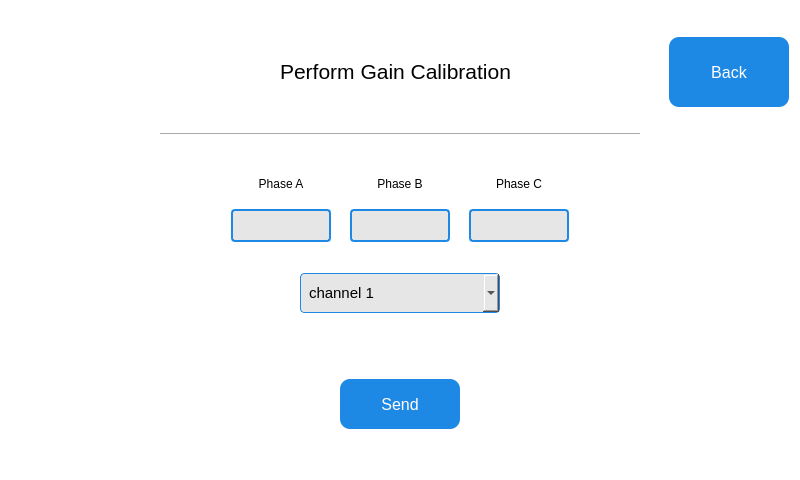
<?xml version="1.0" encoding="UTF-8"?>
<ui version="4.0">
 <class>CalibrationDialog</class>
 <widget class="QWidget" name="CalibrationDialog">
  <property name="geometry">
   <rect>
    <x>0</x>
    <y>0</y>
    <width>800</width>
    <height>480</height>
   </rect>
  </property>
  <property name="maximumSize">
   <size>
    <width>800</width>
    <height>480</height>
   </size>
  </property>
  <property name="windowTitle">
   <string>Calibration</string>
  </property>
  <property name="styleSheet">
   <string notr="true">background-color: rgb(255, 255, 255);</string>
  </property>
  <layout class="QVBoxLayout" name="verticalLayout">
   <property name="spacing">
    <number>9</number>
   </property>
   <property name="topMargin">
    <number>20</number>
   </property>
   <item>
    <layout class="QHBoxLayout" name="horizontalLayout_5">
     <property name="topMargin">
      <number>0</number>
     </property>
     <item>
      <spacer name="horizontalSpacer_6">
       <property name="orientation">
        <enum>Qt::Horizontal</enum>
       </property>
       <property name="sizeType">
        <enum>QSizePolicy::Fixed</enum>
       </property>
       <property name="sizeHint" stdset="0">
        <size>
         <width>220</width>
         <height>20</height>
        </size>
       </property>
      </spacer>
     </item>
     <item>
      <widget class="QLabel" name="mainLabel">
       <property name="font">
        <font>
         <family>Ubuntu</family>
         <pointsize>16</pointsize>
         <bold>false</bold>
         <underline>false</underline>
        </font>
       </property>
       <property name="focusPolicy">
        <enum>Qt::StrongFocus</enum>
       </property>
       <property name="styleSheet">
        <string notr="true"/>
       </property>
       <property name="text">
        <string>Perform Gain Calibration</string>
       </property>
       <property name="alignment">
        <set>Qt::AlignCenter</set>
       </property>
      </widget>
     </item>
     <item>
      <spacer name="horizontalSpacer_5">
       <property name="orientation">
        <enum>Qt::Horizontal</enum>
       </property>
       <property name="sizeType">
        <enum>QSizePolicy::Fixed</enum>
       </property>
       <property name="sizeHint" stdset="0">
        <size>
         <width>100</width>
         <height>20</height>
        </size>
       </property>
      </spacer>
     </item>
     <item>
      <widget class="QPushButton" name="backPushBtn">
       <property name="minimumSize">
        <size>
         <width>120</width>
         <height>70</height>
        </size>
       </property>
       <property name="maximumSize">
        <size>
         <width>120</width>
         <height>70</height>
        </size>
       </property>
       <property name="styleSheet">
        <string notr="true">QPushButton {
    background-color: #1E88E5;   /* Blue */
    color: white;               /* White text */
    border: none;               /* No border line */
    border-radius: 10px;        /* Rounded corners */
    padding: 6px 20px;          /* Spacing inside */
    font-size: 16px;            /* Font size */
}

QPushButton:hover {
    background-color: #1565C0;  /* Darker blue on hover */
}

QPushButton:pressed {
    background-color: #0D47A1;  /* Darkest blue when pressed */
}
QPushButton:focus {
    outline: none;                 /* Remove dotted border */
    background-color: #074475;     /* Brighter blue highlight */
    border: 2px solid black;       /* White glow/border */
}</string>
       </property>
       <property name="text">
        <string>Back</string>
       </property>
      </widget>
     </item>
    </layout>
   </item>
   <item>
    <layout class="QHBoxLayout" name="horizontalLayout_4">
     <property name="topMargin">
      <number>0</number>
     </property>
     <item>
      <widget class="Line" name="line">
       <property name="maximumSize">
        <size>
         <width>480</width>
         <height>16777215</height>
        </size>
       </property>
       <property name="font">
        <font>
         <bold>false</bold>
        </font>
       </property>
       <property name="autoFillBackground">
        <bool>false</bool>
       </property>
       <property name="orientation">
        <enum>Qt::Horizontal</enum>
       </property>
      </widget>
     </item>
    </layout>
   </item>
   <item>
    <layout class="QHBoxLayout" name="horizontalLayout">
     <property name="sizeConstraint">
      <enum>QLayout::SetDefaultConstraint</enum>
     </property>
     <item>
      <spacer name="horizontalSpacer">
       <property name="orientation">
        <enum>Qt::Horizontal</enum>
       </property>
       <property name="sizeHint" stdset="0">
        <size>
         <width>40</width>
         <height>20</height>
        </size>
       </property>
      </spacer>
     </item>
     <item>
      <layout class="QVBoxLayout" name="verticalLayout_2">
       <property name="leftMargin">
        <number>5</number>
       </property>
       <property name="topMargin">
        <number>5</number>
       </property>
       <property name="rightMargin">
        <number>5</number>
       </property>
       <property name="bottomMargin">
        <number>5</number>
       </property>
       <item>
        <widget class="QLabel" name="phase_A_label">
         <property name="sizePolicy">
          <sizepolicy hsizetype="Maximum" vsizetype="Maximum">
           <horstretch>0</horstretch>
           <verstretch>0</verstretch>
          </sizepolicy>
         </property>
         <property name="maximumSize">
          <size>
           <width>100</width>
           <height>33</height>
          </size>
         </property>
         <property name="font">
          <font>
           <family>Ubuntu</family>
          </font>
         </property>
         <property name="lineWidth">
          <number>0</number>
         </property>
         <property name="text">
          <string>Phase A</string>
         </property>
         <property name="alignment">
          <set>Qt::AlignCenter</set>
         </property>
        </widget>
       </item>
       <item>
        <widget class="QLineEdit" name="phase_A_input">
         <property name="sizePolicy">
          <sizepolicy hsizetype="Fixed" vsizetype="Fixed">
           <horstretch>0</horstretch>
           <verstretch>0</verstretch>
          </sizepolicy>
         </property>
         <property name="maximumSize">
          <size>
           <width>100</width>
           <height>33</height>
          </size>
         </property>
         <property name="focusPolicy">
          <enum>Qt::ClickFocus</enum>
         </property>
         <property name="styleSheet">
          <string notr="true">background: #e6e6e6;              /* Light grey box for info rows */
    border: 2px solid #1E88E5;        /* Blue thin border */
    border-radius: 4px;
    padding: 6px 8px;
    font-size: 15px;
    color: black;</string>
         </property>
        </widget>
       </item>
      </layout>
     </item>
     <item>
      <layout class="QVBoxLayout" name="verticalLayout_3">
       <property name="leftMargin">
        <number>5</number>
       </property>
       <property name="topMargin">
        <number>5</number>
       </property>
       <property name="rightMargin">
        <number>5</number>
       </property>
       <property name="bottomMargin">
        <number>5</number>
       </property>
       <item>
        <widget class="QLabel" name="phase_B_label">
         <property name="sizePolicy">
          <sizepolicy hsizetype="Maximum" vsizetype="Maximum">
           <horstretch>0</horstretch>
           <verstretch>0</verstretch>
          </sizepolicy>
         </property>
         <property name="maximumSize">
          <size>
           <width>100</width>
           <height>33</height>
          </size>
         </property>
         <property name="font">
          <font>
           <family>Ubuntu</family>
          </font>
         </property>
         <property name="text">
          <string>Phase B</string>
         </property>
         <property name="alignment">
          <set>Qt::AlignCenter</set>
         </property>
        </widget>
       </item>
       <item>
        <widget class="QLineEdit" name="phase_B_input">
         <property name="sizePolicy">
          <sizepolicy hsizetype="Maximum" vsizetype="Fixed">
           <horstretch>0</horstretch>
           <verstretch>0</verstretch>
          </sizepolicy>
         </property>
         <property name="maximumSize">
          <size>
           <width>100</width>
           <height>33</height>
          </size>
         </property>
         <property name="styleSheet">
          <string notr="true">background: #e6e6e6;              /* Light grey box for info rows */
    border: 2px solid #1E88E5;        /* Blue thin border */
    border-radius: 4px;
    padding: 6px 8px;
    font-size: 15px;
    color: black;</string>
         </property>
         <property name="alignment">
          <set>Qt::AlignCenter</set>
         </property>
        </widget>
       </item>
      </layout>
     </item>
     <item>
      <layout class="QVBoxLayout" name="verticalLayout_4">
       <property name="leftMargin">
        <number>5</number>
       </property>
       <property name="topMargin">
        <number>5</number>
       </property>
       <property name="rightMargin">
        <number>5</number>
       </property>
       <property name="bottomMargin">
        <number>5</number>
       </property>
       <item>
        <widget class="QLabel" name="phase_C_label">
         <property name="sizePolicy">
          <sizepolicy hsizetype="Maximum" vsizetype="Maximum">
           <horstretch>0</horstretch>
           <verstretch>0</verstretch>
          </sizepolicy>
         </property>
         <property name="maximumSize">
          <size>
           <width>100</width>
           <height>33</height>
          </size>
         </property>
         <property name="font">
          <font>
           <family>Ubuntu</family>
          </font>
         </property>
         <property name="text">
          <string>Phase C</string>
         </property>
         <property name="alignment">
          <set>Qt::AlignCenter</set>
         </property>
        </widget>
       </item>
       <item>
        <widget class="QLineEdit" name="phase_C_input">
         <property name="sizePolicy">
          <sizepolicy hsizetype="Fixed" vsizetype="Fixed">
           <horstretch>0</horstretch>
           <verstretch>0</verstretch>
          </sizepolicy>
         </property>
         <property name="maximumSize">
          <size>
           <width>100</width>
           <height>33</height>
          </size>
         </property>
         <property name="styleSheet">
          <string notr="true">background: #e6e6e6;              /* Light grey box for info rows */
    border: 2px solid #1E88E5;        /* Blue thin border */
    border-radius: 4px;
    padding: 6px 8px;
    font-size: 15px;
    color: black;</string>
         </property>
        </widget>
       </item>
      </layout>
     </item>
     <item>
      <spacer name="horizontalSpacer_2">
       <property name="orientation">
        <enum>Qt::Horizontal</enum>
       </property>
       <property name="sizeHint" stdset="0">
        <size>
         <width>40</width>
         <height>20</height>
        </size>
       </property>
      </spacer>
     </item>
    </layout>
   </item>
   <item>
    <layout class="QHBoxLayout" name="horizontalLayout_2">
     <property name="topMargin">
      <number>0</number>
     </property>
     <item>
      <spacer name="horizontalSpacer_3">
       <property name="orientation">
        <enum>Qt::Horizontal</enum>
       </property>
       <property name="sizeHint" stdset="0">
        <size>
         <width>40</width>
         <height>20</height>
        </size>
       </property>
      </spacer>
     </item>
     <item>
      <widget class="QComboBox" name="comboBox">
       <property name="enabled">
        <bool>true</bool>
       </property>
       <property name="sizePolicy">
        <sizepolicy hsizetype="Fixed" vsizetype="Fixed">
         <horstretch>0</horstretch>
         <verstretch>0</verstretch>
        </sizepolicy>
       </property>
       <property name="minimumSize">
        <size>
         <width>200</width>
         <height>40</height>
        </size>
       </property>
       <property name="maximumSize">
        <size>
         <width>200</width>
         <height>40</height>
        </size>
       </property>
       <property name="font">
        <font>
         <family>Ubuntu</family>
         <pointsize>-1</pointsize>
        </font>
       </property>
       <property name="styleSheet">
        <string notr="true">QComboBox {
	background: #e6e6e6;
    border: 1px solid #1E88E5;
    border-radius: 4px;
    padding: 6px 8px;
    font-size: 15px;
    color: black;
}

QComboBox:disabled {
        background-color: #dcdcdc;
        color: #888;
        border: 1px solid #aaa;
    }</string>
       </property>
       <property name="currentText">
        <string>channel 1</string>
       </property>
       <property name="currentIndex">
        <number>0</number>
       </property>
       <property name="maxVisibleItems">
        <number>5</number>
       </property>
       <property name="maxCount">
        <number>12</number>
       </property>
       <property name="insertPolicy">
        <enum>QComboBox::NoInsert</enum>
       </property>
       <property name="minimumContentsLength">
        <number>1</number>
       </property>
       <property name="duplicatesEnabled">
        <bool>false</bool>
       </property>
       <item>
        <property name="text">
         <string>channel 1</string>
        </property>
       </item>
       <item>
        <property name="text">
         <string>channel 2</string>
        </property>
       </item>
       <item>
        <property name="text">
         <string>channel 3</string>
        </property>
       </item>
       <item>
        <property name="text">
         <string>channel 4</string>
        </property>
       </item>
       <item>
        <property name="text">
         <string>channel 5</string>
        </property>
       </item>
       <item>
        <property name="text">
         <string>channel 6</string>
        </property>
       </item>
       <item>
        <property name="text">
         <string>channel 7</string>
        </property>
       </item>
       <item>
        <property name="text">
         <string>channel 8</string>
        </property>
       </item>
       <item>
        <property name="text">
         <string>channel 9</string>
        </property>
       </item>
       <item>
        <property name="text">
         <string>channel 10</string>
        </property>
       </item>
       <item>
        <property name="text">
         <string>channel 11</string>
        </property>
       </item>
       <item>
        <property name="text">
         <string>channel 12</string>
        </property>
       </item>
      </widget>
     </item>
     <item>
      <spacer name="horizontalSpacer_4">
       <property name="orientation">
        <enum>Qt::Horizontal</enum>
       </property>
       <property name="sizeHint" stdset="0">
        <size>
         <width>40</width>
         <height>20</height>
        </size>
       </property>
      </spacer>
     </item>
    </layout>
   </item>
   <item>
    <spacer name="verticalSpacer_2">
     <property name="orientation">
      <enum>Qt::Vertical</enum>
     </property>
     <property name="sizeType">
      <enum>QSizePolicy::Fixed</enum>
     </property>
     <property name="sizeHint" stdset="0">
      <size>
       <width>20</width>
       <height>40</height>
      </size>
     </property>
    </spacer>
   </item>
   <item>
    <layout class="QHBoxLayout" name="horizontalLayout_3">
     <item>
      <widget class="QPushButton" name="sendpushBtn">
       <property name="sizePolicy">
        <sizepolicy hsizetype="Fixed" vsizetype="Fixed">
         <horstretch>0</horstretch>
         <verstretch>0</verstretch>
        </sizepolicy>
       </property>
       <property name="minimumSize">
        <size>
         <width>120</width>
         <height>50</height>
        </size>
       </property>
       <property name="styleSheet">
        <string notr="true">QPushButton {
    background-color: #1E88E5;   /* Blue */
    color: white;               /* White text */
    border: none;               /* No border line */
    border-radius: 10px;        /* Rounded corners */
    padding: 6px 20px;          /* Spacing inside */
    font-size: 16px;            /* Font size */
}

QPushButton:hover {
    background-color: #1565C0;  /* Darker blue on hover */
}

QPushButton:pressed {
    background-color: #0D47A1;  /* Darkest blue when pressed */
}
QPushButton:focus {
    outline: none;                 /* Remove dotted border */
    background-color: #074475;     /* Brighter blue highlight */
    border: 2px solid black;       /* White glow/border */
}</string>
       </property>
       <property name="text">
        <string>Send</string>
       </property>
      </widget>
     </item>
    </layout>
   </item>
   <item>
    <spacer name="verticalSpacer_4">
     <property name="orientation">
      <enum>Qt::Vertical</enum>
     </property>
     <property name="sizeType">
      <enum>QSizePolicy::Fixed</enum>
     </property>
     <property name="sizeHint" stdset="0">
      <size>
       <width>20</width>
       <height>20</height>
      </size>
     </property>
    </spacer>
   </item>
  </layout>
 </widget>
 <resources/>
 <connections/>
</ui>
